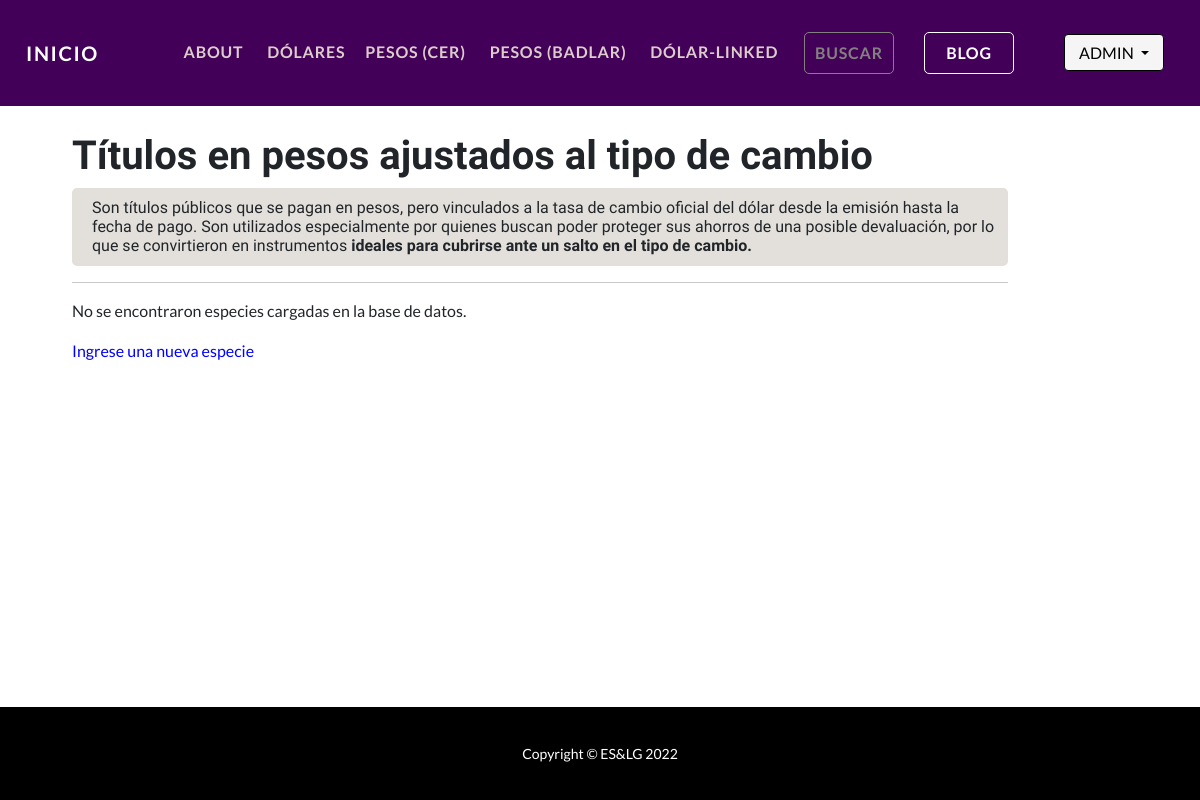
/AppBonos/pesosdl/ (signed in), run on an earlier commit of the app's database.
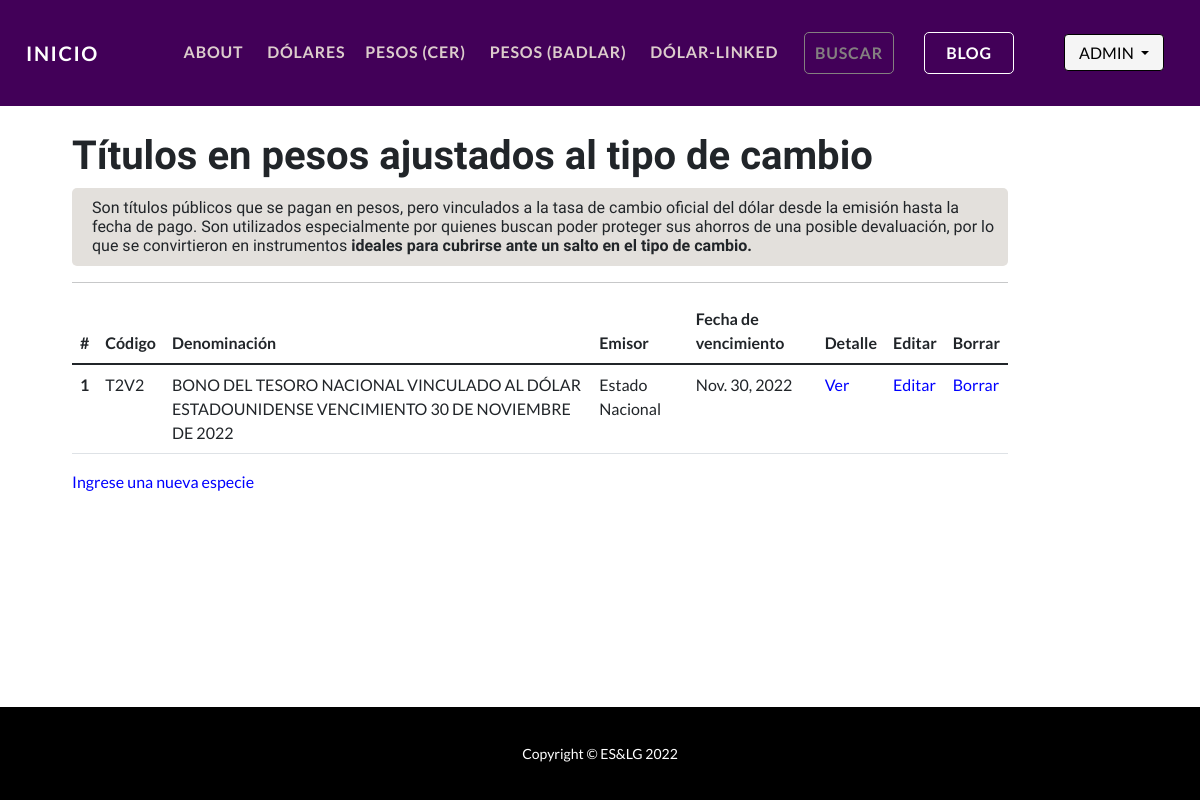
And on a later commit of the database.
### AppBonos/models.py (models this page shows, shortened)
class Pesodl(models.Model):
    codigo = models.CharField(max_length=30)
    denominacion = models.CharField(max_length=100)
    emisor = models.CharField(max_length=30)
    fecha_emision = models.DateField(null=True)
    fecha_vencimiento = models.DateField(null=True)
    amortizacion = models.CharField(max_length=500)
    interes = models.CharField(max_length=500)
    ley = models.CharField(max_length=30)

### AppBonos/views.py (the view)
# urls.py: path("pesosdl/", pesosdl, name="pesosdl"),
@ login_required
def pesosdl(request):
    pesosdl=Pesodl.objects.all()
    contexto={"pesosdl_encontrados": pesosdl}
    return render(request, "AppBonos/pesosdl.html", context=contexto)

### AppBonos/templates/AppBonos/pesosdl.html
{% extends "AppBonos/base.html" %}
{% load static %}
{% block contenido %}
<header class="masthead-dolar">
    <div class="container" style="margin:11% 0 5% 5%; width: 80%;">
        <h2 style="font-weight: bold; font-size: 40px;">Títulos en pesos ajustados al tipo de cambio</h2>
        <div style="background-color:rgb(227, 224, 220); border-radius: 5px; padding: 10px; text-align:start;">
            <h3 style="font-weight: normal; font-size: 16px; padding-left: 10px; margin-bottom: 0;">Son títulos públicos
                que se pagan en pesos, pero vinculados a la tasa de cambio oficial del dólar desde la emisión hasta la
                fecha de pago. Son utilizados especialmente por quienes buscan poder proteger sus ahorros de una posible devaluación, por lo que se convirtieron en instrumentos <strong>
                    ideales para cubrirse ante un salto en el tipo de cambio.</strong></h3>
        </div>
        <hr>
        {% if pesosdl_encontrados %}
        <table class="table table-hover">
            <thead>
                <tr>
                    <th scope="col">#</th>
                    <th scope="col">Código</th>
                    <th scope="col">Denominación</th>
                    <th scope="col">Emisor</th>
                    <th scope="col">Fecha de vencimiento</th>
                    <th scope="col">Detalle</th>
                    <th scope="col">Editar</th>
                    <th scope="col">Borrar</th>
                </tr>
            </thead>
            <tbody>
                {% for pesosdl in pesosdl_encontrados %}
                <tr>
                    <th scope="row">{{forloop.counter}}</th>
                    <td>{{pesosdl.codigo}}</td>
                    <td>{{pesosdl.denominacion}}</td>
                    <td>{{pesosdl.emisor}}</td>
                    <td>{{pesosdl.fecha_vencimiento}}</td>
                    <td> <a href="{% url 'PesodlDetail' pesosdl.id %}" style="text-decoration: none; color:blue">Ver</a>
                    </td>
                    <td> <a href="{% url 'PesodlUpdate' pesosdl.id %}"
                            style="text-decoration: none; color:blue">Editar</a> </td>
                    <td> <a href="{% url 'PesodlDelete' pesosdl.id %}"
                            style="text-decoration: none; color:blue">Borrar</a> </td>
                </tr>
                {% endfor %}
            </tbody>
        </table>
        {% else %}
        <p>No se encontraron especies cargadas en la base de datos.</p>
        {% endif %}
        <p><a href="{% url 'form_pesosdl' %}" style="text-decoration: none; color:blue"> Ingrese una nueva especie</a>
        </p>
    </div>
</header>
{% endblock %}

What changed in the data, as far as the page shows it:
added Pesodl: codigo "T2V2", denominacion "BONO DEL TESORO NACIONAL VINCULADO AL DÓLAR ESTADOUNIDENSE VENCIMIENTO 30 DE NOVIEMBRE DE 2022", emisor "Estado Nacional", fecha_vencimiento "Nov. 30, 2022"
Also different on the page:
text no longer shown: "No se encontraron especies cargadas en la base de datos."
text now shown: "# Código Denominación Emisor Fecha de vencimiento Detalle Editar Borrar"
